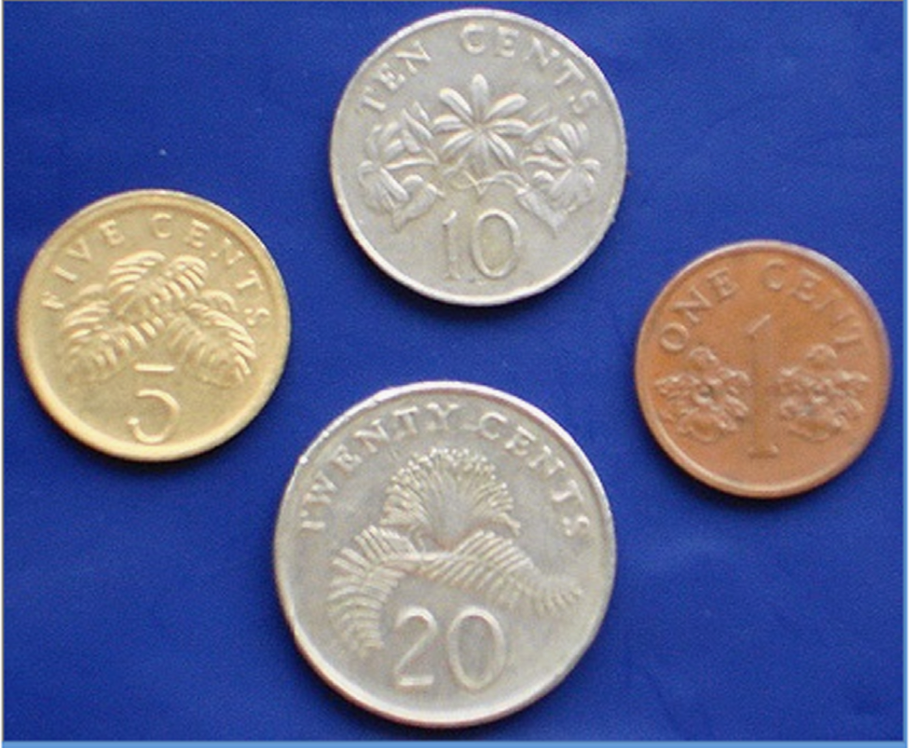
//> input picture Coin.png, 910 x 748 px
$ ./main   (built with g++ and OpenCV 4)
//> lines starting //> are read from the running program, lines starting //| are printed output that depends on the picture
//
//  main.cpp
//  Circle_Detection_PH
//
//  Created by Ives on 5/22/16.
//  Copyright © 2016 bochengw.twbbs.org. All rights reserved.
//

#include "opencv2/imgproc/imgproc.hpp"
#include "opencv2/highgui/highgui.hpp"
#include <stdlib.h>
#include <stdio.h>
#include <iostream>

using namespace cv;

/// Global variables

Mat src, src_gray;
Mat dst, detected_edges;

int edgeThresh = 1;
int lowThreshold = 100;
int ratio = 3;
int kernel_size = 3;
char* window_name = "Edge Map";

/**
 * @function CannyThreshold
 * @brief Trackbar callback - Canny thresholds input with a ratio 1:3
 */
void CannyThreshold(int, void*)
{
    /// Reduce noise with a kernel 3x3
    blur( src_gray, detected_edges, Size(3,3) );

    /// Canny detector
    Canny( detected_edges, detected_edges, lowThreshold, lowThreshold*ratio, kernel_size );

    dst = Scalar::all(0);

    src.copyTo( dst, detected_edges);
    imshow( window_name, dst );
}

void printPixels(Mat img) {
    for(int i = 0; i < img.rows; i++) {
        for(int j = 0; j < img.cols; j++)  {
            Scalar intensity = img.at<unsigned char>(i,j);
            std::cout << intensity[0] << " ";
        }
    }
}


int main( int argc, char** argv )
{
    src = imread("coin.png");
//> src is the input picture: 748 rows x 910 cols, CV_8UC3; mean B, G, R 148.6, 106.8, 99.3

    if(!src.data){
        return -1;
    }

    //printPixels(src);

    dst.create( src.size(), src.type() );

    cvtColor( src, src_gray, CV_BGR2GRAY );
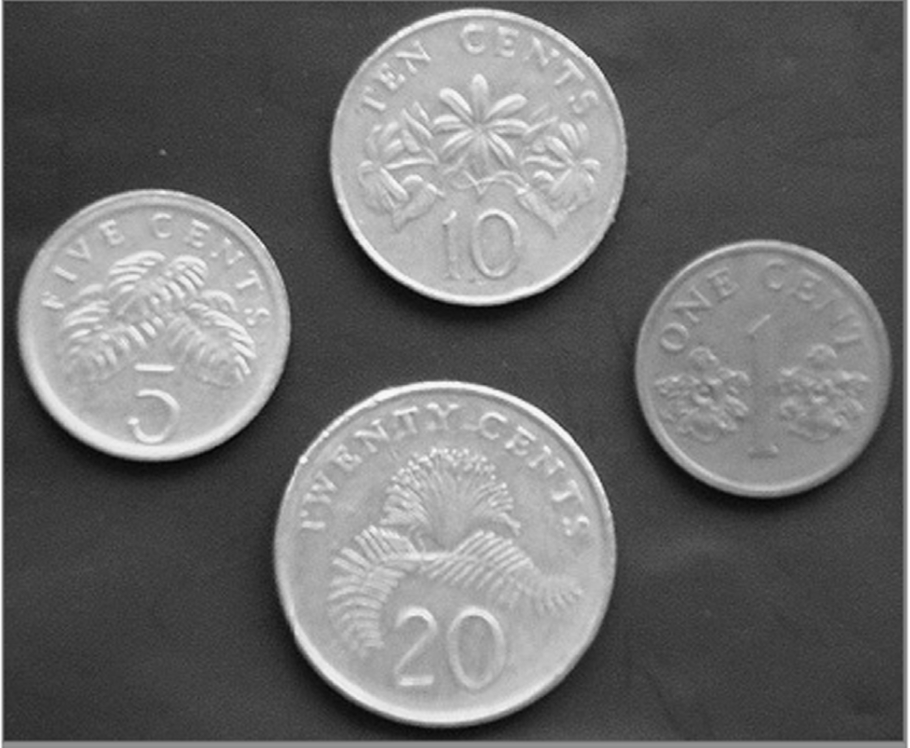
//> src_gray: 748 rows x 910 cols, CV_8UC1; min 3, max 255, mean 109.3

    namedWindow( window_name, CV_WINDOW_AUTOSIZE );

    CannyThreshold(100, 0);
//> in CannyThreshold, `Canny( detected_edges, detected_edges, lowThreshold, lowThreshold*rati..`:
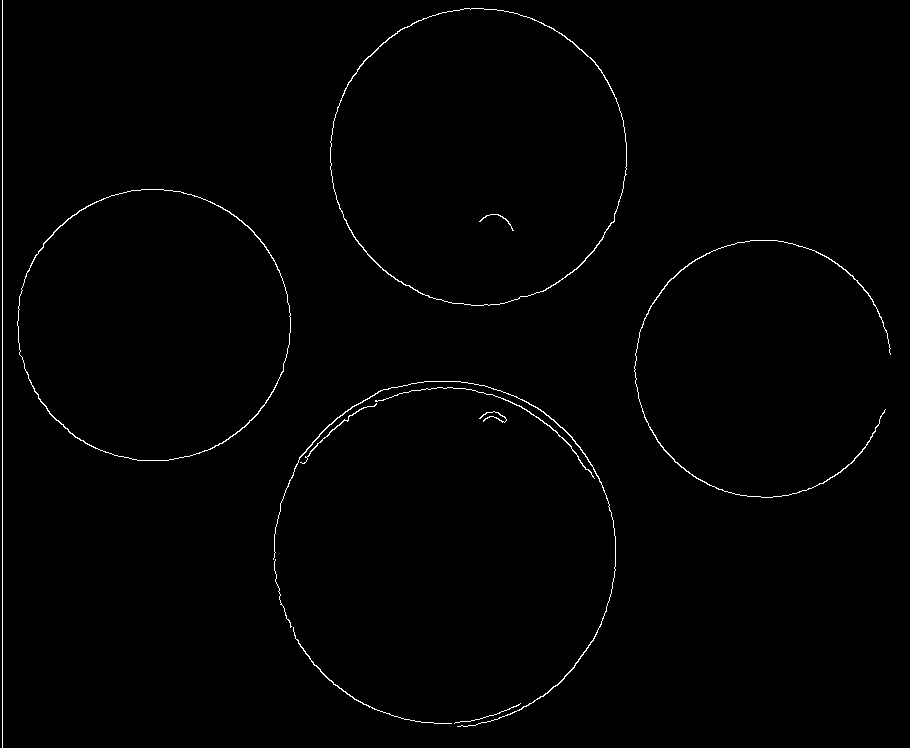
//> detected_edges: 748 rows x 910 cols, CV_8UC1; 0.83% white in thin lines or dots
//> in CannyThreshold, `src.copyTo( dst, detected_edges);`:
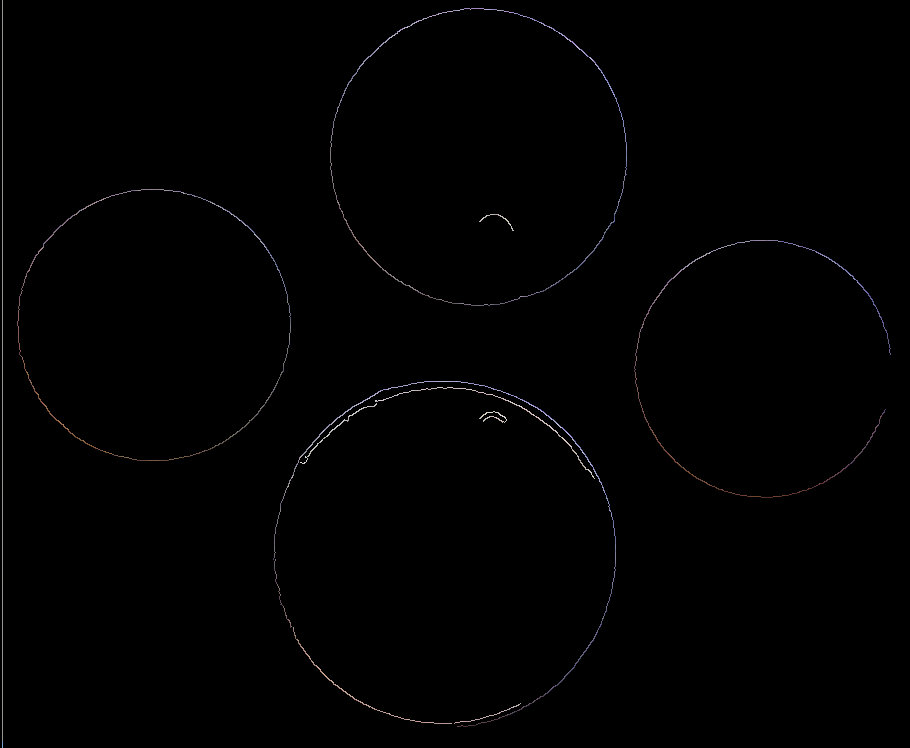
//> dst: 748 rows x 910 cols, CV_8UC3; mean B, G, R 1.2, 1, 1.1

    printPixels(dst);

    waitKey(0);

    return 0;
}
